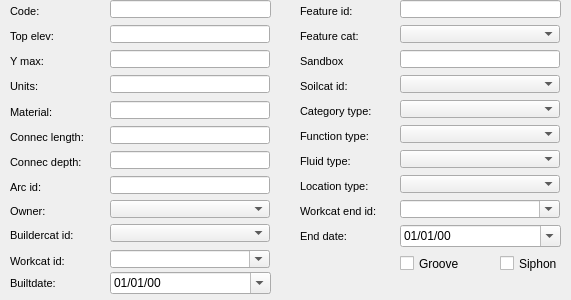
      <widget class="QWidget" name="page_5">
       <property name="geometry">
        <rect>
         <x>0</x>
         <y>0</y>
         <width>571</width>
         <height>300</height>
        </rect>
       </property>
       <attribute name="label">
        <string>Basic information</string>
       </attribute>
       <widget class="QComboBox" name="workcat_id_end">
        <property name="geometry">
         <rect>
          <x>400</x>
          <y>200</y>
          <width>160</width>
          <height>18</height>
         </rect>
        </property>
        <property name="editable">
         <bool>true</bool>
        </property>
       </widget>
       <widget class="QLabel" name="label_workcat_id_end">
        <property name="geometry">
         <rect>
          <x>300</x>
          <y>200</y>
          <width>101</width>
          <height>22</height>
         </rect>
        </property>
        <property name="font">
         <font>
          <pointsize>8</pointsize>
         </font>
        </property>
        <property name="frameShape">
         <enum>QFrame::NoFrame</enum>
        </property>
        <property name="frameShadow">
         <enum>QFrame::Plain</enum>
        </property>
        <property name="text">
         <string>Workcat end id:</string>
        </property>
        <property name="textFormat">
         <enum>Qt::AutoText</enum>
        </property>
        <property name="scaledContents">
         <bool>false</bool>
        </property>
        <property name="margin">
         <number>3</number>
        </property>
       </widget>
       <widget class="QLabel" name="label_ymax">
        <property name="geometry">
         <rect>
          <x>10</x>
          <y>50</y>
          <width>101</width>
          <height>22</height>
         </rect>
        </property>
        <property name="font">
         <font>
          <pointsize>8</pointsize>
          <weight>50</weight>
          <bold>false</bold>
         </font>
        </property>
        <property name="frameShape">
         <enum>QFrame::NoFrame</enum>
        </property>
        <property name="frameShadow">
         <enum>QFrame::Plain</enum>
        </property>
        <property name="text">
         <string>Y max:</string>
        </property>
        <property name="margin">
         <number>3</number>
        </property>
       </widget>
       <widget class="QLineEdit" name="ymax">
        <property name="geometry">
         <rect>
          <x>110</x>
          <y>50</y>
          <width>160</width>
          <height>18</height>
         </rect>
        </property>
       </widget>
       <widget class="QLabel" name="label_top_elev">
        <property name="geometry">
         <rect>
          <x>10</x>
          <y>25</y>
          <width>101</width>
          <height>22</height>
         </rect>
        </property>
        <property name="font">
         <font>
          <pointsize>8</pointsize>
          <weight>50</weight>
          <bold>false</bold>
         </font>
        </property>
        <property name="frameShape">
         <enum>QFrame::NoFrame</enum>
        </property>
        <property name="frameShadow">
         <enum>QFrame::Plain</enum>
        </property>
        <property name="text">
         <string>Top elev:</string>
        </property>
        <property name="margin">
         <number>3</number>
        </property>
       </widget>
       <widget class="QLineEdit" name="top_elev">
        <property name="geometry">
         <rect>
          <x>110</x>
          <y>25</y>
          <width>160</width>
          <height>18</height>
         </rect>
        </property>
       </widget>
       <widget class="QLabel" name="label_code">
        <property name="geometry">
         <rect>
          <x>10</x>
          <y>0</y>
          <width>101</width>
          <height>22</height>
         </rect>
        </property>
        <property name="font">
         <font>
          <pointsize>8</pointsize>
         </font>
        </property>
        <property name="frameShape">
         <enum>QFrame::NoFrame</enum>
        </property>
        <property name="frameShadow">
         <enum>QFrame::Plain</enum>
        </property>
        <property name="text">
         <string>Code:</string>
        </property>
        <property name="textFormat">
         <enum>Qt::AutoText</enum>
        </property>
        <property name="scaledContents">
         <bool>false</bool>
        </property>
        <property name="alignment">
         <set>Qt::AlignLeading|Qt::AlignLeft|Qt::AlignVCenter</set>
        </property>
        <property name="margin">
         <number>3</number>
        </property>
       </widget>
       <widget class="QLineEdit" name="code">
        <property name="geometry">
         <rect>
          <x>110</x>
          <y>0</y>
          <width>161</width>
          <height>18</height>
         </rect>
        </property>
        <property name="font">
         <font>
          <pointsize>8</pointsize>
          <italic>true</italic>
         </font>
        </property>
        <property name="text">
         <string/>
        </property>
       </widget>
       <widget class="QLabel" name="label_enddate">
        <property name="geometry">
         <rect>
          <x>300</x>
          <y>225</y>
          <width>101</width>
          <height>22</height>
         </rect>
        </property>
        <property name="font">
         <font>
          <pointsize>8</pointsize>
         </font>
        </property>
        <property name="frameShape">
         <enum>QFrame::NoFrame</enum>
        </property>
        <property name="frameShadow">
         <enum>QFrame::Plain</enum>
        </property>
        <property name="text">
         <string>End date:</string>
        </property>
        <property name="textFormat">
         <enum>Qt::AutoText</enum>
        </property>
        <property name="scaledContents">
         <bool>false</bool>
        </property>
        <property name="margin">
         <number>3</number>
        </property>
       </widget>
       <widget class="QgsDateTimeEdit" name="enddate">
        <property name="geometry">
         <rect>
          <x>400</x>
          <y>225</y>
          <width>161</width>
          <height>22</height>
         </rect>
        </property>
        <property name="displayFormat">
         <string>dd/MM/yy</string>
        </property>
        <property name="calendarPopup">
         <bool>true</bool>
        </property>
        <property name="allowNull" stdset="0">
         <bool>true</bool>
        </property>
       </widget>
       <widget class="QComboBox" name="soilcat_id">
        <property name="geometry">
         <rect>
          <x>400</x>
          <y>75</y>
          <width>160</width>
          <height>18</height>
         </rect>
        </property>
       </widget>
       <widget class="QLabel" name="label_soilcat_id">
        <property name="geometry">
         <rect>
          <x>300</x>
          <y>75</y>
          <width>101</width>
          <height>22</height>
         </rect>
        </property>
        <property name="font">
         <font>
          <pointsize>8</pointsize>
         </font>
        </property>
        <property name="frameShape">
         <enum>QFrame::NoFrame</enum>
        </property>
        <property name="frameShadow">
         <enum>QFrame::Plain</enum>
        </property>
        <property name="text">
         <string>Soilcat id:</string>
        </property>
        <property name="textFormat">
         <enum>Qt::AutoText</enum>
        </property>
        <property name="scaledContents">
         <bool>false</bool>
        </property>
        <property name="alignment">
         <set>Qt::AlignLeading|Qt::AlignLeft|Qt::AlignVCenter</set>
        </property>
        <property name="margin">
         <number>3</number>
        </property>
       </widget>
       <widget class="QLabel" name="label_category_type">
        <property name="geometry">
         <rect>
          <x>300</x>
          <y>100</y>
          <width>101</width>
          <height>22</height>
         </rect>
        </property>
        <property name="font">
         <font>
          <pointsize>8</pointsize>
         </font>
        </property>
        <property name="frameShape">
         <enum>QFrame::NoFrame</enum>
        </property>
        <property name="frameShadow">
         <enum>QFrame::Plain</enum>
        </property>
        <property name="text">
         <string>Category type:</string>
        </property>
        <property name="textFormat">
         <enum>Qt::AutoText</enum>
        </property>
        <property name="scaledContents">
         <bool>false</bool>
        </property>
        <property name="alignment">
         <set>Qt::AlignLeading|Qt::AlignLeft|Qt::AlignVCenter</set>
        </property>
        <property name="margin">
         <number>3</number>
        </property>
       </widget>
       <widget class="QComboBox" name="category_type">
        <property name="geometry">
         <rect>
          <x>400</x>
          <y>100</y>
          <width>160</width>
          <height>18</height>
         </rect>
        </property>
       </widget>
       <widget class="QComboBox" name="function_type">
        <property name="geometry">
         <rect>
          <x>400</x>
          <y>125</y>
          <width>160</width>
          <height>18</height>
         </rect>
        </property>
       </widget>
       <widget class="QLabel" name="label_function_type">
        <property name="geometry">
         <rect>
          <x>300</x>
          <y>125</y>
          <width>101</width>
          <height>22</height>
         </rect>
        </property>
        <property name="font">
         <font>
          <pointsize>8</pointsize>
         </font>
        </property>
        <property name="frameShape">
         <enum>QFrame::NoFrame</enum>
        </property>
        <property name="frameShadow">
         <enum>QFrame::Plain</enum>
        </property>
        <property name="text">
         <string>Function type:</string>
        </property>
        <property name="textFormat">
         <enum>Qt::AutoText</enum>
        </property>
        <property name="scaledContents">
         <bool>false</bool>
        </property>
        <property name="alignment">
         <set>Qt::AlignLeading|Qt::AlignLeft|Qt::AlignVCenter</set>
        </property>
        <property name="margin">
         <number>3</number>
        </property>
       </widget>
       <widget class="QComboBox" name="fluid_type">
        <property name="geometry">
         <rect>
          <x>400</x>
          <y>150</y>
          <width>160</width>
          <height>18</height>
         </rect>
        </property>
       </widget>
       <widget class="QLabel" name="label_fluid_type">
        <property name="geometry">
         <rect>
          <x>300</x>
          <y>150</y>
          <width>101</width>
          <height>22</height>
         </rect>
        </property>
        <property name="font">
         <font>
          <pointsize>8</pointsize>
         </font>
        </property>
        <property name="frameShape">
         <enum>QFrame::NoFrame</enum>
        </property>
        <property name="frameShadow">
         <enum>QFrame::Plain</enum>
        </property>
        <property name="text">
         <string>Fluid type:</string>
        </property>
        <property name="textFormat">
         <enum>Qt::AutoText</enum>
        </property>
        <property name="scaledContents">
         <bool>false</bool>
        </property>
        <property name="alignment">
         <set>Qt::AlignLeading|Qt::AlignLeft|Qt::AlignVCenter</set>
        </property>
        <property name="margin">
         <number>3</number>
        </property>
       </widget>
       <widget class="QLabel" name="label_location_type">
        <property name="geometry">
         <rect>
          <x>300</x>
          <y>175</y>
          <width>101</width>
          <height>22</height>
         </rect>
        </property>
        <property name="font">
         <font>
          <pointsize>8</pointsize>
         </font>
        </property>
        <property name="frameShape">
         <enum>QFrame::NoFrame</enum>
        </property>
        <property name="frameShadow">
         <enum>QFrame::Plain</enum>
        </property>
        <property name="text">
         <string>Location type:</string>
        </property>
        <property name="textFormat">
         <enum>Qt::AutoText</enum>
        </property>
        <property name="scaledContents">
         <bool>false</bool>
        </property>
        <property name="alignment">
         <set>Qt::AlignLeading|Qt::AlignLeft|Qt::AlignVCenter</set>
        </property>
        <property name="margin">
         <number>3</number>
        </property>
       </widget>
       <widget class="QComboBox" name="location_type">
        <property name="geometry">
         <rect>
          <x>400</x>
          <y>175</y>
          <width>160</width>
          <height>18</height>
         </rect>
        </property>
       </widget>
       <widget class="QgsDateTimeEdit" name="builtdate">
        <property name="geometry">
         <rect>
          <x>110</x>
          <y>272</y>
          <width>161</width>
          <height>22</height>
         </rect>
        </property>
        <property name="displayFormat">
         <string>dd/MM/yy</string>
        </property>
        <property name="calendarPopup">
         <bool>true</bool>
        </property>
        <property name="allowNull" stdset="0">
         <bool>true</bool>
        </property>
       </widget>
       <widget class="QLabel" name="label_cat_grate_matcat">
        <property name="geometry">
         <rect>
          <x>10</x>
          <y>101</y>
          <width>101</width>
          <height>22</height>
         </rect>
        </property>
        <property name="font">
         <font>
          <pointsize>8</pointsize>
         </font>
        </property>
        <property name="frameShape">
         <enum>QFrame::NoFrame</enum>
        </property>
        <property name="frameShadow">
         <enum>QFrame::Plain</enum>
        </property>
        <property name="text">
         <string>Material:</string>
        </property>
        <property name="textFormat">
         <enum>Qt::AutoText</enum>
        </property>
        <property name="scaledContents">
         <bool>false</bool>
        </property>
        <property name="alignment">
         <set>Qt::AlignLeading|Qt::AlignLeft|Qt::AlignVCenter</set>
        </property>
        <property name="margin">
         <number>3</number>
        </property>
       </widget>
       <widget class="QComboBox" name="ownercat_id">
        <property name="geometry">
         <rect>
          <x>110</x>
          <y>200</y>
          <width>160</width>
          <height>18</height>
         </rect>
        </property>
       </widget>
       <widget class="QComboBox" name="workcat_id">
        <property name="geometry">
         <rect>
          <x>110</x>
          <y>250</y>
          <width>160</width>
          <height>18</height>
         </rect>
        </property>
        <property name="editable">
         <bool>true</bool>
        </property>
       </widget>
       <widget class="QLabel" name="label_builtdate">
        <property name="geometry">
         <rect>
          <x>10</x>
          <y>272</y>
          <width>101</width>
          <height>22</height>
         </rect>
        </property>
        <property name="font">
         <font>
          <pointsize>8</pointsize>
         </font>
        </property>
        <property name="frameShape">
         <enum>QFrame::NoFrame</enum>
        </property>
        <property name="frameShadow">
         <enum>QFrame::Plain</enum>
        </property>
        <property name="text">
         <string>Builtdate:</string>
        </property>
        <property name="textFormat">
         <enum>Qt::AutoText</enum>
        </property>
        <property name="scaledContents">
         <bool>false</bool>
        </property>
        <property name="margin">
         <number>3</number>
        </property>
       </widget>
       <widget class="QLabel" name="label_owner">
        <property name="geometry">
         <rect>
          <x>10</x>
          <y>200</y>
          <width>101</width>
          <height>22</height>
         </rect>
        </property>
        <property name="font">
         <font>
          <pointsize>8</pointsize>
         </font>
        </property>
        <property name="frameShape">
         <enum>QFrame::NoFrame</enum>
        </property>
        <property name="frameShadow">
         <enum>QFrame::Plain</enum>
        </property>
        <property name="text">
         <string>Owner:</string>
        </property>
        <property name="textFormat">
         <enum>Qt::AutoText</enum>
        </property>
        <property name="scaledContents">
         <bool>false</bool>
        </property>
        <property name="margin">
         <number>3</number>
        </property>
       </widget>
       <widget class="QLabel" name="label_workcat_id">
        <property name="geometry">
         <rect>
          <x>10</x>
          <y>250</y>
          <width>101</width>
          <height>22</height>
         </rect>
        </property>
        <property name="font">
         <font>
          <pointsize>8</pointsize>
         </font>
        </property>
        <property name="frameShape">
         <enum>QFrame::NoFrame</enum>
        </property>
        <property name="frameShadow">
         <enum>QFrame::Plain</enum>
        </property>
        <property name="text">
         <string>Workcat id:</string>
        </property>
        <property name="textFormat">
         <enum>Qt::AutoText</enum>
        </property>
        <property name="scaledContents">
         <bool>false</bool>
        </property>
        <property name="margin">
         <number>3</number>
        </property>
       </widget>
       <widget class="QLineEdit" name="cat_grate_matcat">
        <property name="geometry">
         <rect>
          <x>110</x>
          <y>101</y>
          <width>160</width>
          <height>18</height>
         </rect>
        </property>
        <property name="inputMask">
         <string/>
        </property>
        <property name="text">
         <string/>
        </property>
        <property name="frame">
         <bool>true</bool>
        </property>
       </widget>
       <widget class="QLabel" name="label_buildercat_id">
        <property name="geometry">
         <rect>
          <x>10</x>
          <y>224</y>
          <width>101</width>
          <height>22</height>
         </rect>
        </property>
        <property name="font">
         <font>
          <pointsize>8</pointsize>
         </font>
        </property>
        <property name="frameShape">
         <enum>QFrame::NoFrame</enum>
        </property>
        <property name="frameShadow">
         <enum>QFrame::Plain</enum>
        </property>
        <property name="text">
         <string>Buildercat id:</string>
        </property>
        <property name="textFormat">
         <enum>Qt::AutoText</enum>
        </property>
        <property name="scaledContents">
         <bool>false</bool>
        </property>
        <property name="margin">
         <number>3</number>
        </property>
       </widget>
       <widget class="QComboBox" name="buildercat_id">
        <property name="geometry">
         <rect>
          <x>110</x>
          <y>224</y>
          <width>160</width>
          <height>18</height>
         </rect>
        </property>
       </widget>
       <widget class="QLineEdit" name="connec_depth">
        <property name="geometry">
         <rect>
          <x>110</x>
          <y>151</y>
          <width>160</width>
          <height>18</height>
         </rect>
        </property>
        <property name="inputMask">
         <string/>
        </property>
        <property name="text">
         <string/>
        </property>
        <property name="frame">
         <bool>true</bool>
        </property>
       </widget>
       <widget class="QLineEdit" name="connec_length">
        <property name="geometry">
         <rect>
          <x>110</x>
          <y>126</y>
          <width>160</width>
          <height>18</height>
         </rect>
        </property>
        <property name="inputMask">
         <string/>
        </property>
        <property name="text">
         <string/>
        </property>
        <property name="frame">
         <bool>true</bool>
        </property>
       </widget>
       <widget class="QLabel" name="label_connec_depth">
        <property name="geometry">
         <rect>
          <x>10</x>
          <y>151</y>
          <width>101</width>
          <height>22</height>
         </rect>
        </property>
        <property name="font">
         <font>
          <pointsize>8</pointsize>
         </font>
        </property>
        <property name="frameShape">
         <enum>QFrame::NoFrame</enum>
        </property>
        <property name="frameShadow">
         <enum>QFrame::Plain</enum>
        </property>
        <property name="text">
         <string>Connec depth:</string>
        </property>
        <property name="textFormat">
         <enum>Qt::AutoText</enum>
        </property>
        <property name="scaledContents">
         <bool>false</bool>
        </property>
        <property name="alignment">
         <set>Qt::AlignLeading|Qt::AlignLeft|Qt::AlignVCenter</set>
        </property>
        <property name="margin">
         <number>3</number>
        </property>
       </widget>
       <widget class="QLabel" name="label_connec_length">
        <property name="geometry">
         <rect>
          <x>10</x>
          <y>126</y>
          <width>101</width>
          <height>22</height>
         </rect>
        </property>
        <property name="font">
         <font>
          <pointsize>8</pointsize>
         </font>
        </property>
        <property name="frameShape">
         <enum>QFrame::NoFrame</enum>
        </property>
        <property name="frameShadow">
         <enum>QFrame::Plain</enum>
        </property>
        <property name="text">
         <string>Connec length:</string>
        </property>
        <property name="textFormat">
         <enum>Qt::AutoText</enum>
        </property>
        <property name="scaledContents">
         <bool>false</bool>
        </property>
        <property name="alignment">
         <set>Qt::AlignLeading|Qt::AlignLeft|Qt::AlignVCenter</set>
        </property>
        <property name="margin">
         <number>3</number>
        </property>
       </widget>
       <widget class="QLineEdit" name="arc_id">
        <property name="geometry">
         <rect>
          <x>110</x>
          <y>176</y>
          <width>160</width>
          <height>18</height>
         </rect>
        </property>
        <property name="inputMask">
         <string/>
        </property>
        <property name="text">
         <string/>
        </property>
        <property name="frame">
         <bool>true</bool>
        </property>
       </widget>
       <widget class="QLabel" name="label_arc_id">
        <property name="geometry">
         <rect>
          <x>10</x>
          <y>176</y>
          <width>101</width>
          <height>22</height>
         </rect>
        </property>
        <property name="font">
         <font>
          <pointsize>8</pointsize>
         </font>
        </property>
        <property name="frameShape">
         <enum>QFrame::NoFrame</enum>
        </property>
        <property name="frameShadow">
         <enum>QFrame::Plain</enum>
        </property>
        <property name="text">
         <string>Arc id:</string>
        </property>
        <property name="textFormat">
         <enum>Qt::AutoText</enum>
        </property>
        <property name="scaledContents">
         <bool>false</bool>
        </property>
        <property name="alignment">
         <set>Qt::AlignLeading|Qt::AlignLeft|Qt::AlignVCenter</set>
        </property>
        <property name="margin">
         <number>3</number>
        </property>
       </widget>
       <widget class="QLineEdit" name="sandbox">
        <property name="geometry">
         <rect>
          <x>400</x>
          <y>50</y>
          <width>160</width>
          <height>18</height>
         </rect>
        </property>
       </widget>
       <widget class="QLabel" name="label_sandbox">
        <property name="geometry">
         <rect>
          <x>300</x>
          <y>50</y>
          <width>101</width>
          <height>22</height>
         </rect>
        </property>
        <property name="font">
         <font>
          <pointsize>8</pointsize>
         </font>
        </property>
        <property name="frameShape">
         <enum>QFrame::NoFrame</enum>
        </property>
        <property name="frameShadow">
         <enum>QFrame::Plain</enum>
        </property>
        <property name="text">
         <string>Sandbox</string>
        </property>
        <property name="margin">
         <number>3</number>
        </property>
       </widget>
       <widget class="QComboBox" name="featurecat_id">
        <property name="geometry">
         <rect>
          <x>400</x>
          <y>25</y>
          <width>160</width>
          <height>18</height>
         </rect>
        </property>
       </widget>
       <widget class="QLabel" name="label_featurecat_id">
        <property name="geometry">
         <rect>
          <x>300</x>
          <y>25</y>
          <width>101</width>
          <height>22</height>
         </rect>
        </property>
        <property name="font">
         <font>
          <pointsize>8</pointsize>
         </font>
        </property>
        <property name="frameShape">
         <enum>QFrame::NoFrame</enum>
        </property>
        <property name="frameShadow">
         <enum>QFrame::Plain</enum>
        </property>
        <property name="text">
         <string>Feature cat:</string>
        </property>
        <property name="textFormat">
         <enum>Qt::AutoText</enum>
        </property>
        <property name="scaledContents">
         <bool>false</bool>
        </property>
        <property name="margin">
         <number>3</number>
        </property>
       </widget>
       <widget class="QLabel" name="label_feature_id">
        <property name="geometry">
         <rect>
          <x>300</x>
          <y>0</y>
          <width>101</width>
          <height>22</height>
         </rect>
        </property>
        <property name="font">
         <font>
          <pointsize>8</pointsize>
         </font>
        </property>
        <property name="frameShape">
         <enum>QFrame::NoFrame</enum>
        </property>
        <property name="frameShadow">
         <enum>QFrame::Plain</enum>
        </property>
        <property name="text">
         <string>Feature id:</string>
        </property>
        <property name="textFormat">
         <enum>Qt::AutoText</enum>
        </property>
        <property name="scaledContents">
         <bool>false</bool>
        </property>
        <property name="alignment">
         <set>Qt::AlignLeading|Qt::AlignLeft|Qt::AlignVCenter</set>
        </property>
        <property name="margin">
         <number>3</number>
        </property>
       </widget>
       <widget class="QLineEdit" name="feature_id">
        <property name="geometry">
         <rect>
          <x>400</x>
          <y>0</y>
          <width>161</width>
          <height>18</height>
         </rect>
        </property>
        <property name="font">
         <font>
          <pointsize>8</pointsize>
          <italic>true</italic>
         </font>
        </property>
        <property name="text">
         <string/>
        </property>
       </widget>
       <widget class="QLineEdit" name="units">
        <property name="geometry">
         <rect>
          <x>110</x>
          <y>75</y>
          <width>160</width>
          <height>18</height>
         </rect>
        </property>
       </widget>
       <widget class="QLabel" name="label_units">
        <property name="geometry">
         <rect>
          <x>10</x>
          <y>75</y>
          <width>101</width>
          <height>22</height>
         </rect>
        </property>
        <property name="font">
         <font>
          <pointsize>8</pointsize>
         </font>
        </property>
        <property name="frameShape">
         <enum>QFrame::NoFrame</enum>
        </property>
        <property name="frameShadow">
         <enum>QFrame::Plain</enum>
        </property>
        <property name="text">
         <string>Units:</string>
        </property>
        <property name="margin">
         <number>3</number>
        </property>
       </widget>
       <widget class="QCheckBox" name="siphon">
        <property name="geometry">
         <rect>
          <x>500</x>
          <y>255</y>
          <width>69</width>
          <height>17</height>
         </rect>
        </property>
        <property name="text">
         <string>Siphon</string>
        </property>
       </widget>
       <widget class="QCheckBox" name="groove">
        <property name="geometry">
         <rect>
          <x>400</x>
          <y>255</y>
          <width>77</width>
          <height>17</height>
         </rect>
        </property>
        <property name="text">
         <string>Groove</string>
        </property>
       </widget>
      </widget>
